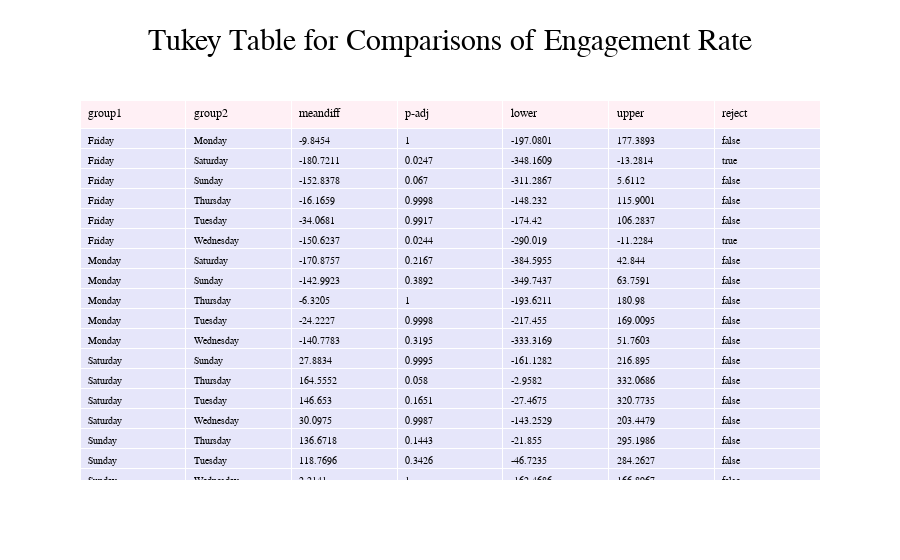

The cell this chart's notebook holds for it:
### Code cell
tukey_grab(df, 'Engagement Rate', 'Day of Week')

### Figure 1 — Plotly figure (JSON) as saved in the notebook; plotly's stock layout.template omitted (floating-point values rounded to 4 significant figures; data arrays with more than 128 entries replaced by an {"elided": "..."} marker saying what was removed)
{"data": [{"cells": {"align": "left", "fill": {"color": "lavender"}, "font": {"size": 10}, "values": {"elided": "7x21 mixed values"}}, "header": {"align": "left", "fill": {"color": "lavenderblush"}, "values": ["group1", "group2", "meandiff", "p-adj", "lower", "upper", "reject"]}, "type": "table"}], "layout": {"font": {"color": "black", "family": "Times New Roman"}, "title": {"font": {"color": "black", "family": "Times New Roman", "size": 30}, "text": "Tukey Table for Comparisons of Engagement Rate", "x": 0.5}}}
